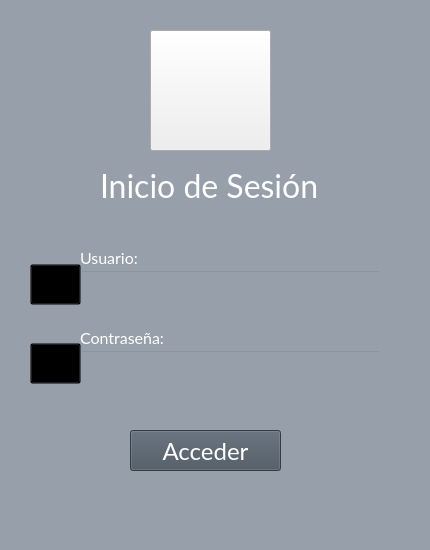
<?xml version="1.0" encoding="UTF-8"?>
<ui version="4.0">
 <class>Login</class>
 <widget class="QWidget" name="Login">
  <property name="windowModality">
   <enum>Qt::NonModal</enum>
  </property>
  <property name="geometry">
   <rect>
    <x>0</x>
    <y>0</y>
    <width>430</width>
    <height>550</height>
   </rect>
  </property>
  <property name="minimumSize">
   <size>
    <width>430</width>
    <height>550</height>
   </size>
  </property>
  <property name="maximumSize">
   <size>
    <width>430</width>
    <height>550</height>
   </size>
  </property>
  <property name="windowTitle">
   <string>Login</string>
  </property>
  <property name="styleSheet">
   <string notr="true">QWidget#Login{
	background-color: rgb(150, 159, 170);
background-color: #969FAA
}

QPushButton#botonAceptar{
background-color: #0DA422;
border: 0;
}

QPushButton#botonCancelar{
background-color: #A40D0F;
color: #fff;
border: 0;
}</string>
  </property>
  <widget class="QPushButton" name="botonAcceder">
   <property name="geometry">
    <rect>
     <x>130</x>
     <y>430</y>
     <width>151</width>
     <height>41</height>
    </rect>
   </property>
   <property name="palette">
    <palette>
     <active>
      <colorrole role="WindowText">
       <brush brushstyle="SolidPattern">
        <color alpha="255">
         <red>255</red>
         <green>255</green>
         <blue>255</blue>
        </color>
       </brush>
      </colorrole>
      <colorrole role="Button">
       <brush brushstyle="SolidPattern">
        <color alpha="255">
         <red>71</red>
         <green>82</green>
         <blue>94</blue>
        </color>
       </brush>
      </colorrole>
      <colorrole role="Text">
       <brush brushstyle="SolidPattern">
        <color alpha="255">
         <red>255</red>
         <green>255</green>
         <blue>255</blue>
        </color>
       </brush>
      </colorrole>
      <colorrole role="ButtonText">
       <brush brushstyle="SolidPattern">
        <color alpha="255">
         <red>255</red>
         <green>255</green>
         <blue>255</blue>
        </color>
       </brush>
      </colorrole>
      <colorrole role="Base">
       <brush brushstyle="SolidPattern">
        <color alpha="255">
         <red>71</red>
         <green>82</green>
         <blue>94</blue>
        </color>
       </brush>
      </colorrole>
      <colorrole role="Window">
       <brush brushstyle="SolidPattern">
        <color alpha="255">
         <red>71</red>
         <green>82</green>
         <blue>94</blue>
        </color>
       </brush>
      </colorrole>
     </active>
     <inactive>
      <colorrole role="WindowText">
       <brush brushstyle="SolidPattern">
        <color alpha="255">
         <red>255</red>
         <green>255</green>
         <blue>255</blue>
        </color>
       </brush>
      </colorrole>
      <colorrole role="Button">
       <brush brushstyle="SolidPattern">
        <color alpha="255">
         <red>71</red>
         <green>82</green>
         <blue>94</blue>
        </color>
       </brush>
      </colorrole>
      <colorrole role="Text">
       <brush brushstyle="SolidPattern">
        <color alpha="255">
         <red>255</red>
         <green>255</green>
         <blue>255</blue>
        </color>
       </brush>
      </colorrole>
      <colorrole role="ButtonText">
       <brush brushstyle="SolidPattern">
        <color alpha="255">
         <red>255</red>
         <green>255</green>
         <blue>255</blue>
        </color>
       </brush>
      </colorrole>
      <colorrole role="Base">
       <brush brushstyle="SolidPattern">
        <color alpha="255">
         <red>71</red>
         <green>82</green>
         <blue>94</blue>
        </color>
       </brush>
      </colorrole>
      <colorrole role="Window">
       <brush brushstyle="SolidPattern">
        <color alpha="255">
         <red>71</red>
         <green>82</green>
         <blue>94</blue>
        </color>
       </brush>
      </colorrole>
     </inactive>
     <disabled>
      <colorrole role="WindowText">
       <brush brushstyle="SolidPattern">
        <color alpha="255">
         <red>120</red>
         <green>120</green>
         <blue>120</blue>
        </color>
       </brush>
      </colorrole>
      <colorrole role="Button">
       <brush brushstyle="SolidPattern">
        <color alpha="255">
         <red>71</red>
         <green>82</green>
         <blue>94</blue>
        </color>
       </brush>
      </colorrole>
      <colorrole role="Text">
       <brush brushstyle="SolidPattern">
        <color alpha="255">
         <red>120</red>
         <green>120</green>
         <blue>120</blue>
        </color>
       </brush>
      </colorrole>
      <colorrole role="ButtonText">
       <brush brushstyle="SolidPattern">
        <color alpha="255">
         <red>120</red>
         <green>120</green>
         <blue>120</blue>
        </color>
       </brush>
      </colorrole>
      <colorrole role="Base">
       <brush brushstyle="SolidPattern">
        <color alpha="255">
         <red>71</red>
         <green>82</green>
         <blue>94</blue>
        </color>
       </brush>
      </colorrole>
      <colorrole role="Window">
       <brush brushstyle="SolidPattern">
        <color alpha="255">
         <red>71</red>
         <green>82</green>
         <blue>94</blue>
        </color>
       </brush>
      </colorrole>
     </disabled>
    </palette>
   </property>
   <property name="font">
    <font>
     <family>Lato</family>
     <pointsize>18</pointsize>
    </font>
   </property>
   <property name="styleSheet">
    <string notr="true">background-color: rgb(71, 82, 94);
</string>
   </property>
   <property name="text">
    <string>Acceder</string>
   </property>
  </widget>
  <widget class="QLabel" name="Titulo">
   <property name="geometry">
    <rect>
     <x>100</x>
     <y>170</y>
     <width>231</width>
     <height>31</height>
    </rect>
   </property>
   <property name="font">
    <font>
     <family>Lato</family>
     <pointsize>24</pointsize>
     <underline>false</underline>
    </font>
   </property>
   <property name="styleSheet">
    <string notr="true">color: #ffffff;</string>
   </property>
   <property name="text">
    <string>Inicio de Sesión</string>
   </property>
  </widget>
  <widget class="QPushButton" name="pushButton">
   <property name="geometry">
    <rect>
     <x>150</x>
     <y>30</y>
     <width>121</width>
     <height>121</height>
    </rect>
   </property>
   <property name="text">
    <string/>
   </property>
   <property name="icon">
    <iconset>
     <normaloff>../icons/login.png</normaloff>../icons/login.png</iconset>
   </property>
   <property name="iconSize">
    <size>
     <width>120</width>
     <height>120</height>
    </size>
   </property>
  </widget>
  <widget class="QPushButton" name="pushButton_3">
   <property name="geometry">
    <rect>
     <x>30</x>
     <y>343</y>
     <width>51</width>
     <height>41</height>
    </rect>
   </property>
   <property name="palette">
    <palette>
     <active>
      <colorrole role="WindowText">
       <brush brushstyle="SolidPattern">
        <color alpha="255">
         <red>97</red>
         <green>102</green>
         <blue>109</blue>
        </color>
       </brush>
      </colorrole>
      <colorrole role="Button">
       <brush brushstyle="SolidPattern">
        <color alpha="0">
         <red>0</red>
         <green>0</green>
         <blue>0</blue>
        </color>
       </brush>
      </colorrole>
      <colorrole role="Text">
       <brush brushstyle="SolidPattern">
        <color alpha="255">
         <red>102</red>
         <green>108</green>
         <blue>116</blue>
        </color>
       </brush>
      </colorrole>
      <colorrole role="ButtonText">
       <brush brushstyle="SolidPattern">
        <color alpha="255">
         <red>102</red>
         <green>108</green>
         <blue>116</blue>
        </color>
       </brush>
      </colorrole>
      <colorrole role="Base">
       <brush brushstyle="SolidPattern">
        <color alpha="0">
         <red>0</red>
         <green>0</green>
         <blue>0</blue>
        </color>
       </brush>
      </colorrole>
      <colorrole role="Window">
       <brush brushstyle="SolidPattern">
        <color alpha="0">
         <red>0</red>
         <green>0</green>
         <blue>0</blue>
        </color>
       </brush>
      </colorrole>
      <colorrole role="ToolTipText">
       <brush brushstyle="SolidPattern">
        <color alpha="255">
         <red>102</red>
         <green>108</green>
         <blue>116</blue>
        </color>
       </brush>
      </colorrole>
     </active>
     <inactive>
      <colorrole role="WindowText">
       <brush brushstyle="SolidPattern">
        <color alpha="255">
         <red>97</red>
         <green>102</green>
         <blue>109</blue>
        </color>
       </brush>
      </colorrole>
      <colorrole role="Button">
       <brush brushstyle="SolidPattern">
        <color alpha="0">
         <red>0</red>
         <green>0</green>
         <blue>0</blue>
        </color>
       </brush>
      </colorrole>
      <colorrole role="Text">
       <brush brushstyle="SolidPattern">
        <color alpha="255">
         <red>102</red>
         <green>108</green>
         <blue>116</blue>
        </color>
       </brush>
      </colorrole>
      <colorrole role="ButtonText">
       <brush brushstyle="SolidPattern">
        <color alpha="255">
         <red>102</red>
         <green>108</green>
         <blue>116</blue>
        </color>
       </brush>
      </colorrole>
      <colorrole role="Base">
       <brush brushstyle="SolidPattern">
        <color alpha="0">
         <red>0</red>
         <green>0</green>
         <blue>0</blue>
        </color>
       </brush>
      </colorrole>
      <colorrole role="Window">
       <brush brushstyle="SolidPattern">
        <color alpha="0">
         <red>0</red>
         <green>0</green>
         <blue>0</blue>
        </color>
       </brush>
      </colorrole>
      <colorrole role="ToolTipText">
       <brush brushstyle="SolidPattern">
        <color alpha="255">
         <red>102</red>
         <green>108</green>
         <blue>116</blue>
        </color>
       </brush>
      </colorrole>
     </inactive>
     <disabled>
      <colorrole role="WindowText">
       <brush brushstyle="SolidPattern">
        <color alpha="255">
         <red>120</red>
         <green>120</green>
         <blue>120</blue>
        </color>
       </brush>
      </colorrole>
      <colorrole role="Button">
       <brush brushstyle="SolidPattern">
        <color alpha="0">
         <red>0</red>
         <green>0</green>
         <blue>0</blue>
        </color>
       </brush>
      </colorrole>
      <colorrole role="Text">
       <brush brushstyle="SolidPattern">
        <color alpha="255">
         <red>120</red>
         <green>120</green>
         <blue>120</blue>
        </color>
       </brush>
      </colorrole>
      <colorrole role="ButtonText">
       <brush brushstyle="SolidPattern">
        <color alpha="255">
         <red>120</red>
         <green>120</green>
         <blue>120</blue>
        </color>
       </brush>
      </colorrole>
      <colorrole role="Base">
       <brush brushstyle="SolidPattern">
        <color alpha="0">
         <red>0</red>
         <green>0</green>
         <blue>0</blue>
        </color>
       </brush>
      </colorrole>
      <colorrole role="Window">
       <brush brushstyle="SolidPattern">
        <color alpha="0">
         <red>0</red>
         <green>0</green>
         <blue>0</blue>
        </color>
       </brush>
      </colorrole>
      <colorrole role="ToolTipText">
       <brush brushstyle="SolidPattern">
        <color alpha="255">
         <red>102</red>
         <green>108</green>
         <blue>116</blue>
        </color>
       </brush>
      </colorrole>
     </disabled>
    </palette>
   </property>
   <property name="styleSheet">
    <string notr="true">background-color: transparent;</string>
   </property>
   <property name="text">
    <string/>
   </property>
   <property name="icon">
    <iconset>
     <normaloff>../icons/lock.svg</normaloff>../icons/lock.svg</iconset>
   </property>
   <property name="iconSize">
    <size>
     <width>40</width>
     <height>40</height>
    </size>
   </property>
  </widget>
  <widget class="QPushButton" name="pushButton_4">
   <property name="geometry">
    <rect>
     <x>30</x>
     <y>264</y>
     <width>51</width>
     <height>41</height>
    </rect>
   </property>
   <property name="styleSheet">
    <string notr="true">background-color: transparent;</string>
   </property>
   <property name="text">
    <string/>
   </property>
   <property name="icon">
    <iconset>
     <normaloff>../icons/person.svg</normaloff>../icons/person.svg</iconset>
   </property>
   <property name="iconSize">
    <size>
     <width>42</width>
     <height>42</height>
    </size>
   </property>
  </widget>
  <widget class="QLineEdit" name="User">
   <property name="geometry">
    <rect>
     <x>80</x>
     <y>270</y>
     <width>301</width>
     <height>31</height>
    </rect>
   </property>
   <property name="font">
    <font>
     <pointsize>12</pointsize>
    </font>
   </property>
   <property name="styleSheet">
    <string notr="true">background-color: transparent;
color: rgb(255, 255, 255);</string>
   </property>
   <property name="text">
    <string/>
   </property>
   <property name="clearButtonEnabled">
    <bool>true</bool>
   </property>
  </widget>
  <widget class="QLabel" name="Passwordtext">
   <property name="geometry">
    <rect>
     <x>80</x>
     <y>330</y>
     <width>151</width>
     <height>16</height>
    </rect>
   </property>
   <property name="font">
    <font>
     <family>Lato</family>
     <pointsize>12</pointsize>
    </font>
   </property>
   <property name="styleSheet">
    <string notr="true">color: #ffffff;</string>
   </property>
   <property name="text">
    <string>Contraseña: </string>
   </property>
  </widget>
  <widget class="QLineEdit" name="Password">
   <property name="geometry">
    <rect>
     <x>80</x>
     <y>350</y>
     <width>301</width>
     <height>31</height>
    </rect>
   </property>
   <property name="font">
    <font>
     <pointsize>12</pointsize>
    </font>
   </property>
   <property name="styleSheet">
    <string notr="true">background-color: transparent;</string>
   </property>
   <property name="text">
    <string/>
   </property>
   <property name="echoMode">
    <enum>QLineEdit::Password</enum>
   </property>
   <property name="clearButtonEnabled">
    <bool>true</bool>
   </property>
  </widget>
  <widget class="QLabel" name="Usertext">
   <property name="geometry">
    <rect>
     <x>80</x>
     <y>250</y>
     <width>151</width>
     <height>16</height>
    </rect>
   </property>
   <property name="font">
    <font>
     <family>Lato</family>
     <pointsize>12</pointsize>
    </font>
   </property>
   <property name="styleSheet">
    <string notr="true">color: #ffffff;</string>
   </property>
   <property name="text">
    <string>Usuario:</string>
   </property>
  </widget>
 </widget>
 <tabstops>
  <tabstop>botonAcceder</tabstop>
 </tabstops>
 <resources/>
 <connections/>
</ui>
